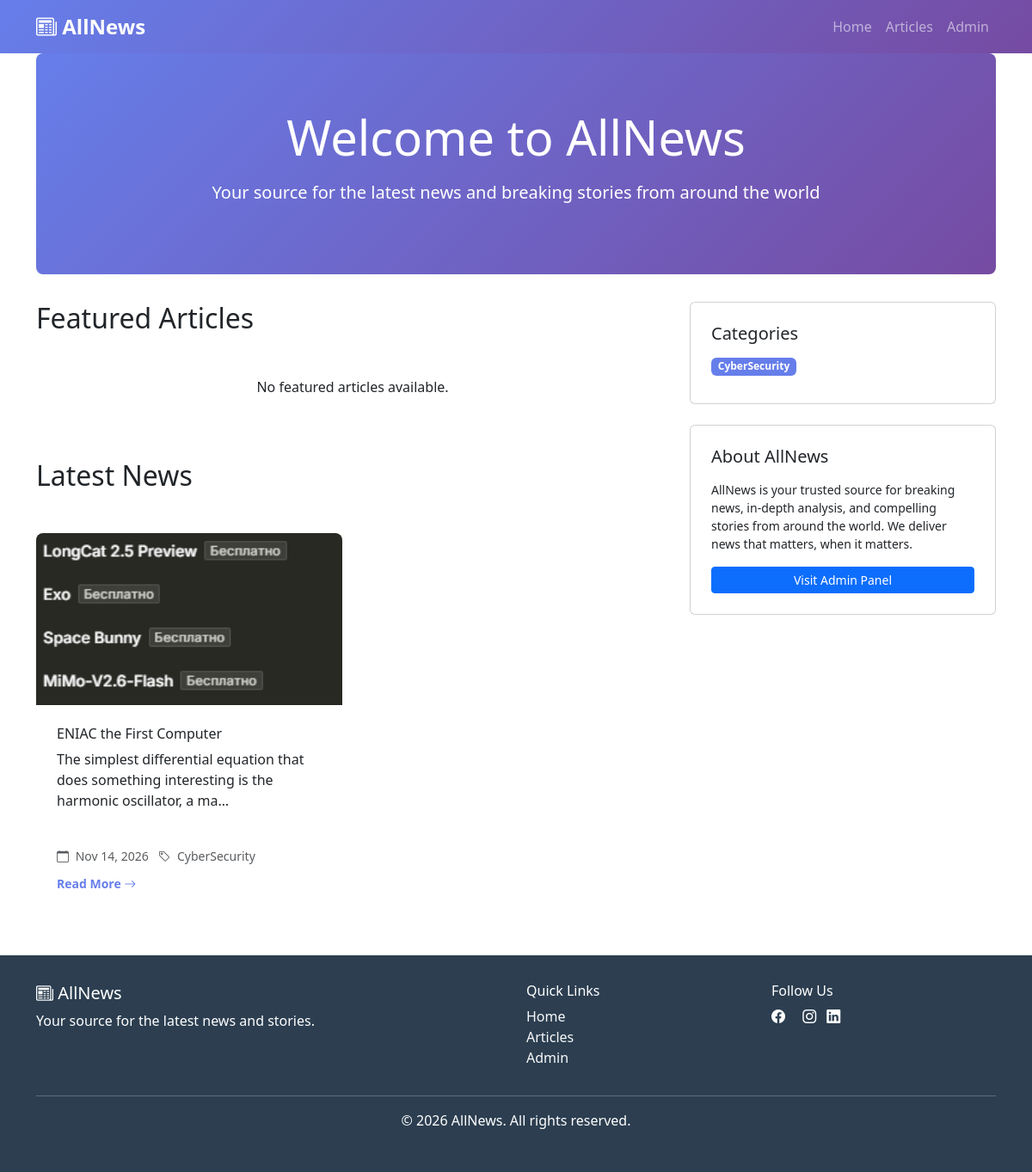
Page /news/ on the committed database.
### news/models.py (models this page shows, shortened)
class NewsArticle(models.Model):
    title = models.CharField(max_length=200)
    slug = models.SlugField(unique=True)
    content = models.TextField()
    excerpt = models.TextField(blank=True)
    category = models.ForeignKey(
        Category,
        on_delete=models.CASCADE,
        related_name='articles',
        blank=True
    )
    author = models.ForeignKey(
        User,
        on_delete=models.CASCADE,
        blank=True,
        null=True
    )
    image = models.ImageField(upload_to='news_images/', blank=True, null=True)
    published_date = models.DateTimeField(default=timezone.now)
    is_published = models.BooleanField(default=True)
    featured = models.BooleanField(default=False)
    views_count = models.IntegerField(default=0)
    created_at = models.DateTimeField(auto_now_add=True)
    updated_at = models.DateTimeField(auto_now=True)
    class Meta:
        ordering = ['-published_date']
    def get_absolute_url(self):
        return reverse('news:article_detail', args=[self.slug])

class Category(models.Model):
    name = models.CharField(max_length=100)
    slug = models.SlugField(unique=True)
    description = models.TextField(blank=True)
    class Meta:
        ordering = ['name']

### news/views.py (the view)
# urls.py: 2. Add a URL to urlpatterns:  path('', views.home, name='home')
def home(request):
    featured_articles = NewsArticle.objects.filter(
        is_published=True,
        featured=True
    )[:3]
    latest_articles = NewsArticle.objects.filter(
        is_published=True
    ).order_by('-published_date')[:6]
    categories = Category.objects.all()
    context = {
        'featured_articles': featured_articles,
        'latest_articles': latest_articles,
        'categories': categories,
    }
    return render(request, 'news/home.html', context)

### templates/news/home.html (shortened to what this page needs)
{% extends 'news/base.html' %}
{% block content %}
<div class="hero-section text-center">
    <h1 class="display-4 mb-3">Welcome to AllNews</h1>
    <p class="lead">Your source for the latest news and breaking stories from around the world</p>
</div>
<div class="row">
    <div class="col-lg-8">
        <h2 class="mb-4">Featured Articles</h2>
        {% if featured_articles %}
            {% for article in featured_articles %}
            <div class="news-card card">
                {% if article.image %}
                <img src="{{ article.image.url }}" class="card-img-top" alt="{{ article.title }}">
                {% endif %}
                <div class="card-body">
                    <h3 class="card-title h5">{{ article.title }}</h3>
                    <p class="card-text">{{ article.excerpt|truncatechars:150 }}</p>
                    <div class="d-flex justify-content-between align-items-center">
                        <small class="text-muted">
                            <i class="bi bi-calendar me-1"></i> {{ article.published_date|date:"M d, Y" }}
                            {% if article.category %}
                            <i class="bi bi-tag me-1 ms-2"></i> {{ article.category.name }}
                            {% endif %}
                        </small>
                        <a href="{{ article.get_absolute_url }}" class="read-more">Read More <i class="bi bi-arrow-right"></i></a>
                    </div>
                </div>
            </div>
            {% endfor %}
        {% else %}
            <p class="text-center py-4">No featured articles available.</p>
        {% endif %}
        <h2 class="my-5">Latest News</h2>
        <div class="row">
            {% for article in latest_articles %}
            <div class="col-md-6">
                <div class="news-card card h-100">
                    {% if article.image %}
                    <img src="{{ article.image.url }}" class="card-img-top" alt="{{ article.title }}">
                    {% endif %}
                    <div class="card-body d-flex flex-column">
                        <h3 class="card-title h6">{{ article.title }}</h3>
                        <p class="card-text flex-grow-1">{{ article.excerpt|truncatechars:100 }}</p>
                        <div class="mt-auto">
                            <small class="text-muted">
                                <i class="bi bi-calendar me-1"></i> {{ article.published_date|date:"M d, Y" }}
                                {% if article.category %}
                                <i class="bi bi-tag me-1 ms-2"></i> {{ article.category.name }}
                                {% endif %}
                            </small>
                            <div class="mt-2">
                                <a href="{{ article.get_absolute_url }}" class="read-more small">Read More <i class="bi bi-arrow-right"></i></a>
                            </div>
                        </div>
                    </div>
                </div>
            </div>
            {% endfor %}
        </div>
    </div>
    <div class="col-lg-4 sidebar">
        <div class="card p-4 mb-4">
            <h3 class="h5 mb-3">Categories</h3>
            <div class="d-flex flex-wrap">
                {% for category in categories %}
                <a href="{% url 'news:category' category.slug %}" class="badge badge-category text-decoration-none mb-2 me-2">{{ category.name }}</a>
                {% endfor %}
            </div>
        </div>
        <div class="card p-4">
            <h3 class="h5 mb-3">About AllNews</h3>
            <p class="small">AllNews is your trusted source for breaking news, in-depth analysis, and compelling stories from around the world. We deliver news that matters, when it matters.</p>
            <a href="/admin/" class="btn btn-primary btn-sm">Visit Admin Panel</a>
        </div>
    </div>
</div>
{% endblock %}

### templates/news/base.html (style rules this page uses)
.hero-section { background: linear-gradient(135deg, #667eea 0%, #764ba2 100%); color: white; padding: 4rem 2rem; margin-bottom: 2rem; border-radius: 0.5rem; }
.news-card { transition: transform 0.3s ease, box-shadow 0.3s ease; border: none; border-radius: 0.5rem; overflow: hidden; margin-bottom: 1.5rem; }
.news-card img { height: 200px; object-fit: cover; }
.news-card .card-body { padding: 1.5rem; }
.sidebar { position: sticky; top: 20px; }
.badge-category { background: #667eea; color: white; font-size: 0.75rem; margin-right: 0.5rem; margin-bottom: 0.5rem; }
.read-more { color: #667eea; font-weight: 600; text-decoration: none; transition: color 0.3s ease; }

### rows in the picture
NewsArticle: image (picture), title "ENIAC the First Computer", excerpt "The simplest differential equation that does something interesting is the harmonic oscillator, a ma…", published_date "Nov 14, 2026", category.name "CyberSecurity"
Category: name "CyberSecurity"
